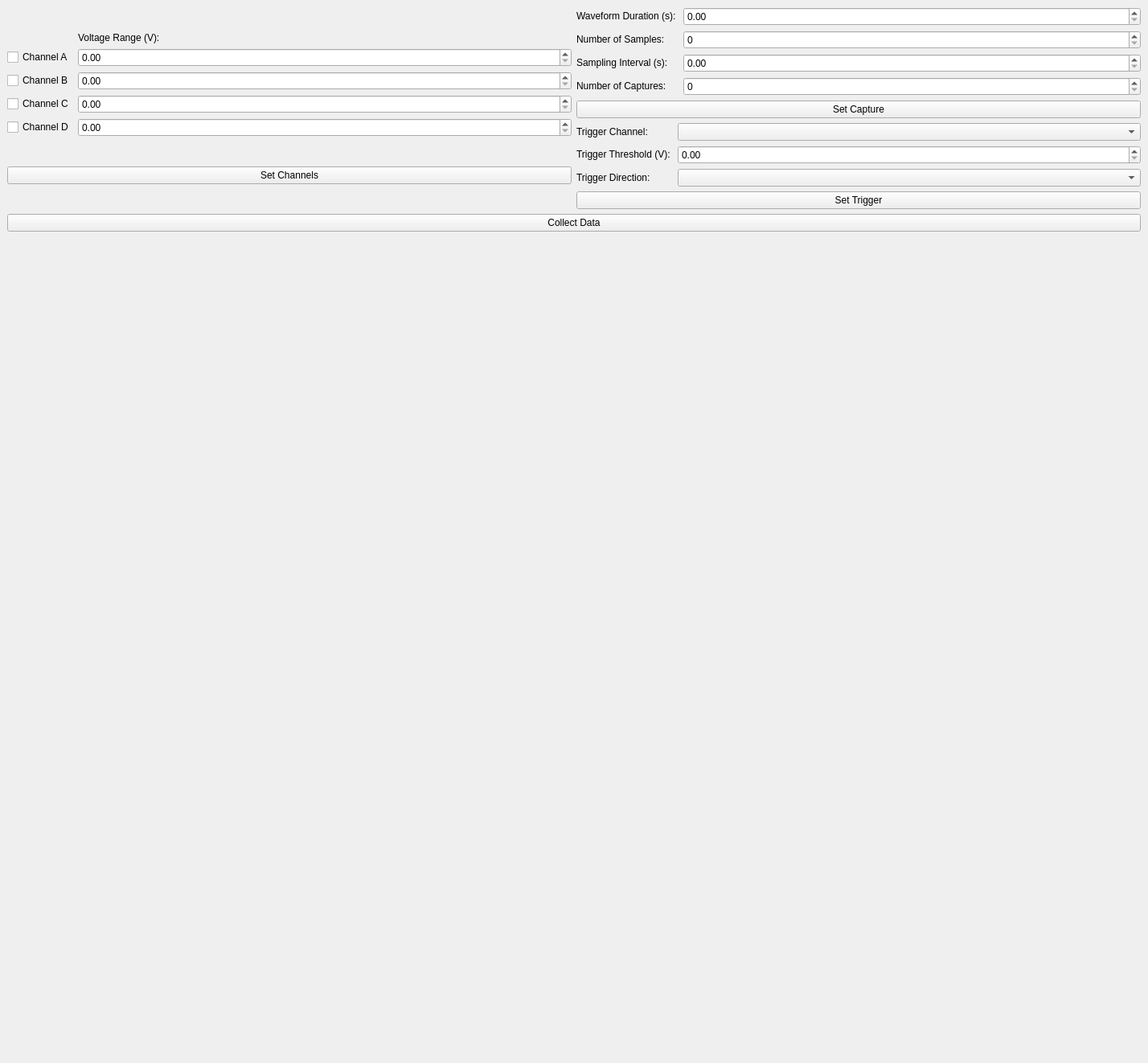
<?xml version="1.0" encoding="UTF-8"?>
<ui version="4.0">
 <class>MainWindow</class>
 <widget class="QMainWindow" name="MainWindow">
  <property name="geometry">
   <rect>
    <x>0</x>
    <y>0</y>
    <width>1428</width>
    <height>1322</height>
   </rect>
  </property>
  <property name="windowTitle">
   <string>PicoScope 5000a</string>
  </property>
  <widget class="QWidget" name="centralwidget">
   <layout class="QVBoxLayout" name="verticalLayout">
    <item>
     <layout class="QHBoxLayout" name="horizontalLayout">
      <item>
       <layout class="QVBoxLayout" name="verticalLayout_4">
        <item>
         <layout class="QGridLayout" name="gridLayout_3">
          <item row="4" column="0">
           <widget class="QCheckBox" name="channelD_checkBox">
            <property name="text">
             <string>Channel D</string>
            </property>
           </widget>
          </item>
          <item row="1" column="1">
           <widget class="QDoubleSpinBox" name="channelA_DoubleSpinBox">
            <property name="sizePolicy">
             <sizepolicy hsizetype="MinimumExpanding" vsizetype="Fixed">
              <horstretch>0</horstretch>
              <verstretch>0</verstretch>
             </sizepolicy>
            </property>
            <property name="maximum">
             <double>9999.000000000000000</double>
            </property>
           </widget>
          </item>
          <item row="3" column="1">
           <widget class="QDoubleSpinBox" name="channelC_DoubleSpinBox">
            <property name="sizePolicy">
             <sizepolicy hsizetype="MinimumExpanding" vsizetype="Fixed">
              <horstretch>0</horstretch>
              <verstretch>0</verstretch>
             </sizepolicy>
            </property>
            <property name="maximum">
             <double>9999.000000000000000</double>
            </property>
           </widget>
          </item>
          <item row="2" column="0">
           <widget class="QCheckBox" name="channelB_checkBox">
            <property name="text">
             <string>Channel B</string>
            </property>
           </widget>
          </item>
          <item row="3" column="0">
           <widget class="QCheckBox" name="channelC_checkBox">
            <property name="text">
             <string>Channel C</string>
            </property>
           </widget>
          </item>
          <item row="0" column="1">
           <widget class="QLabel" name="VoltageRangeLabel">
            <property name="sizePolicy">
             <sizepolicy hsizetype="Fixed" vsizetype="Fixed">
              <horstretch>0</horstretch>
              <verstretch>0</verstretch>
             </sizepolicy>
            </property>
            <property name="text">
             <string>Voltage Range (V): </string>
            </property>
           </widget>
          </item>
          <item row="2" column="1">
           <widget class="QDoubleSpinBox" name="channelB_DoubleSpinBox">
            <property name="sizePolicy">
             <sizepolicy hsizetype="MinimumExpanding" vsizetype="Fixed">
              <horstretch>0</horstretch>
              <verstretch>0</verstretch>
             </sizepolicy>
            </property>
            <property name="maximum">
             <double>9999.000000000000000</double>
            </property>
           </widget>
          </item>
          <item row="1" column="0">
           <widget class="QCheckBox" name="channelA_checkBox">
            <property name="text">
             <string>Channel A</string>
            </property>
           </widget>
          </item>
          <item row="4" column="1">
           <widget class="QDoubleSpinBox" name="channelD_DoubleSpinBox">
            <property name="sizePolicy">
             <sizepolicy hsizetype="MinimumExpanding" vsizetype="Fixed">
              <horstretch>0</horstretch>
              <verstretch>0</verstretch>
             </sizepolicy>
            </property>
            <property name="maximum">
             <double>9999.000000000000000</double>
            </property>
           </widget>
          </item>
         </layout>
        </item>
        <item>
         <widget class="QPushButton" name="setChannels_pushButton">
          <property name="text">
           <string>Set Channels</string>
          </property>
         </widget>
        </item>
       </layout>
      </item>
      <item>
       <layout class="QVBoxLayout" name="verticalLayout_5">
        <item>
         <layout class="QGridLayout" name="gridLayout_2">
          <item row="2" column="0">
           <widget class="QLabel" name="SamplingIntervalLabel">
            <property name="sizePolicy">
             <sizepolicy hsizetype="Fixed" vsizetype="Fixed">
              <horstretch>0</horstretch>
              <verstretch>0</verstretch>
             </sizepolicy>
            </property>
            <property name="text">
             <string>Sampling Interval (s): </string>
            </property>
           </widget>
          </item>
          <item row="1" column="0">
           <widget class="QLabel" name="NumberOfSamplesLabel">
            <property name="sizePolicy">
             <sizepolicy hsizetype="Fixed" vsizetype="Fixed">
              <horstretch>0</horstretch>
              <verstretch>0</verstretch>
             </sizepolicy>
            </property>
            <property name="text">
             <string>Number of Samples: </string>
            </property>
           </widget>
          </item>
          <item row="4" column="0">
           <widget class="QLabel" name="NumberOfCapturesLabel">
            <property name="sizePolicy">
             <sizepolicy hsizetype="Fixed" vsizetype="Fixed">
              <horstretch>0</horstretch>
              <verstretch>0</verstretch>
             </sizepolicy>
            </property>
            <property name="text">
             <string>Number of Captures: </string>
            </property>
           </widget>
          </item>
          <item row="0" column="0">
           <widget class="QLabel" name="WaveformDurationLabel">
            <property name="sizePolicy">
             <sizepolicy hsizetype="Fixed" vsizetype="Fixed">
              <horstretch>0</horstretch>
              <verstretch>0</verstretch>
             </sizepolicy>
            </property>
            <property name="text">
             <string>Waveform Duration (s): </string>
            </property>
           </widget>
          </item>
          <item row="2" column="1">
           <widget class="QDoubleSpinBox" name="samplingInterval_DoubleSpinBox">
            <property name="sizePolicy">
             <sizepolicy hsizetype="MinimumExpanding" vsizetype="Fixed">
              <horstretch>0</horstretch>
              <verstretch>0</verstretch>
             </sizepolicy>
            </property>
            <property name="maximum">
             <double>9999.000000000000000</double>
            </property>
           </widget>
          </item>
          <item row="0" column="1">
           <widget class="QDoubleSpinBox" name="waveformDuration_DoubleSpinBox">
            <property name="sizePolicy">
             <sizepolicy hsizetype="MinimumExpanding" vsizetype="Fixed">
              <horstretch>0</horstretch>
              <verstretch>0</verstretch>
             </sizepolicy>
            </property>
            <property name="maximum">
             <double>9999.000000000000000</double>
            </property>
           </widget>
          </item>
          <item row="1" column="1">
           <widget class="QSpinBox" name="numberOfSamples_spinBox"/>
          </item>
          <item row="4" column="1">
           <widget class="QSpinBox" name="numberOfCaptures_SpinBox">
            <property name="sizePolicy">
             <sizepolicy hsizetype="MinimumExpanding" vsizetype="Fixed">
              <horstretch>0</horstretch>
              <verstretch>0</verstretch>
             </sizepolicy>
            </property>
           </widget>
          </item>
         </layout>
        </item>
        <item>
         <widget class="QPushButton" name="setCapture_pushButton">
          <property name="text">
           <string>Set Capture</string>
          </property>
         </widget>
        </item>
        <item>
         <layout class="QGridLayout" name="gridLayout_7">
          <item row="1" column="0">
           <widget class="QLabel" name="NormalisationLabel_5">
            <property name="sizePolicy">
             <sizepolicy hsizetype="Fixed" vsizetype="Fixed">
              <horstretch>0</horstretch>
              <verstretch>0</verstretch>
             </sizepolicy>
            </property>
            <property name="text">
             <string>Trigger Threshold (V): </string>
            </property>
           </widget>
          </item>
          <item row="0" column="0">
           <widget class="QLabel" name="NormalisationLabel_6">
            <property name="sizePolicy">
             <sizepolicy hsizetype="Fixed" vsizetype="Fixed">
              <horstretch>0</horstretch>
              <verstretch>0</verstretch>
             </sizepolicy>
            </property>
            <property name="text">
             <string>Trigger Channel: </string>
            </property>
           </widget>
          </item>
          <item row="3" column="0">
           <widget class="QLabel" name="TraceLabel_7">
            <property name="sizePolicy">
             <sizepolicy hsizetype="Fixed" vsizetype="Fixed">
              <horstretch>0</horstretch>
              <verstretch>0</verstretch>
             </sizepolicy>
            </property>
            <property name="text">
             <string>Trigger Direction: </string>
            </property>
           </widget>
          </item>
          <item row="0" column="1">
           <widget class="QComboBox" name="NormalisationComboBox_5">
            <property name="sizePolicy">
             <sizepolicy hsizetype="MinimumExpanding" vsizetype="Fixed">
              <horstretch>0</horstretch>
              <verstretch>0</verstretch>
             </sizepolicy>
            </property>
           </widget>
          </item>
          <item row="3" column="1">
           <widget class="QComboBox" name="NormalisationComboBox_6">
            <property name="sizePolicy">
             <sizepolicy hsizetype="MinimumExpanding" vsizetype="Fixed">
              <horstretch>0</horstretch>
              <verstretch>0</verstretch>
             </sizepolicy>
            </property>
           </widget>
          </item>
          <item row="1" column="1">
           <widget class="QDoubleSpinBox" name="SmoothingDoubleSpinBox_25">
            <property name="sizePolicy">
             <sizepolicy hsizetype="MinimumExpanding" vsizetype="Fixed">
              <horstretch>0</horstretch>
              <verstretch>0</verstretch>
             </sizepolicy>
            </property>
            <property name="maximum">
             <double>9999.000000000000000</double>
            </property>
           </widget>
          </item>
         </layout>
        </item>
        <item>
         <widget class="QPushButton" name="setTrigger_pushButton">
          <property name="text">
           <string>Set Trigger</string>
          </property>
         </widget>
        </item>
       </layout>
      </item>
     </layout>
    </item>
    <item>
     <widget class="QPushButton" name="collectData_pushButton">
      <property name="text">
       <string>Collect Data</string>
      </property>
     </widget>
    </item>
    <item>
     <widget class="QWidget" name="PicoScopePlotFigureWidget" native="true">
      <property name="sizePolicy">
       <sizepolicy hsizetype="MinimumExpanding" vsizetype="MinimumExpanding">
        <horstretch>0</horstretch>
        <verstretch>0</verstretch>
       </sizepolicy>
      </property>
      <property name="minimumSize">
       <size>
        <width>600</width>
        <height>400</height>
       </size>
      </property>
     </widget>
    </item>
   </layout>
  </widget>
 </widget>
 <resources/>
 <connections/>
</ui>
